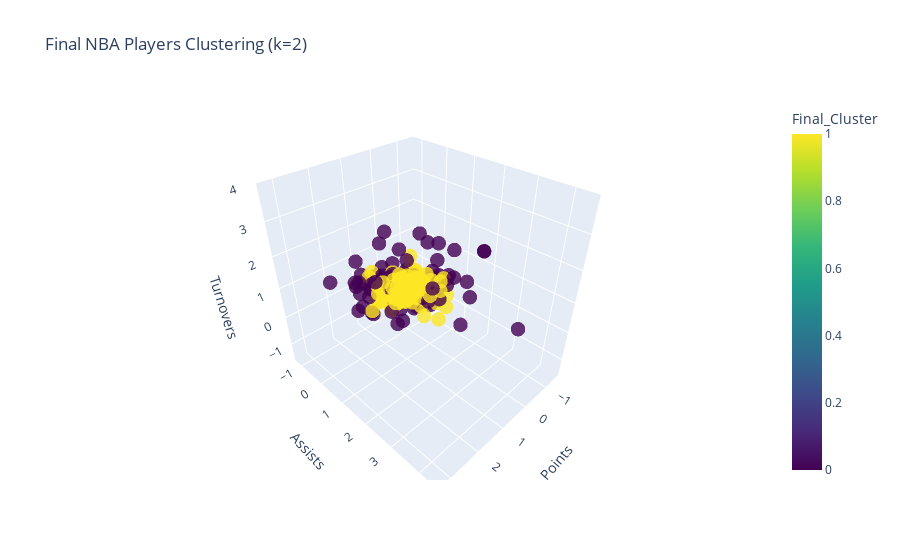

The cell this chart's notebook holds for it:
### Code cell
# Retrain final KMeans with k=2
kmeans_final = KMeans(n_clusters=2, random_state=1)
kmeans_final.fit(df_scaled[['PTS', 'AST', 'TOV']])

# Assign final clusters
df_scaled['Final_Cluster'] = kmeans_final.labels_

# Final 3D Visualization
fig = px.scatter_3d(
    df_scaled, 
    x='PTS', 
    y='AST', 
    z='TOV', 
    color='Final_Cluster',
    title='Final NBA Players Clustering (k=2)',
    labels={'PTS': 'Points', 'AST': 'Assists', 'TOV': 'Turnovers'},
    color_continuous_scale=px.colors.sequential.Viridis
)
fig.update_traces(marker=dict(size=5, opacity=0.8))
fig.show()

### Figure 1 — Plotly figure (JSON) as saved in the notebook; plotly's stock layout.template omitted (floating-point values rounded to 4 significant figures; data arrays with more than 128 entries replaced by an {"elided": "..."} marker saying what was removed)
{"data": [{"hovertemplate": "Points=%{x}<br>Assists=%{y}<br>Turnovers=%{z}<br>Final_Cluster=%{marker.color}<extra></extra>", "legendgroup": "", "marker": {"color": {"elided": "391 int values"}, "coloraxis": "coloraxis", "opacity": 0.8, "size": 5, "symbol": "circle"}, "mode": "markers", "name": "", "scene": "scene", "showlegend": false, "type": "scatter3d", "x": {"elided": "391 float values"}, "y": {"elided": "391 float values"}, "z": {"elided": "391 float values"}}], "layout": {"coloraxis": {"colorbar": {"title": {"text": "Final_Cluster"}}, "colorscale": [[0, "#440154"], [0.1111, "#482878"], [0.2222, "#3e4989"], [0.3333, "#31688e"], [0.4444, "#26828e"], [0.5556, "#1f9e89"], [0.6667, "#35b779"], [0.7778, "#6ece58"], [0.8889, "#b5de2b"], [1, "#fde725"]]}, "legend": {"tracegroupgap": 0}, "scene": {"domain": {"x": [0, 1], "y": [0, 1]}, "xaxis": {"title": {"text": "Points"}}, "yaxis": {"title": {"text": "Assists"}}, "zaxis": {"title": {"text": "Turnovers"}}}, "title": {"text": "Final NBA Players Clustering (k=2)"}}}
